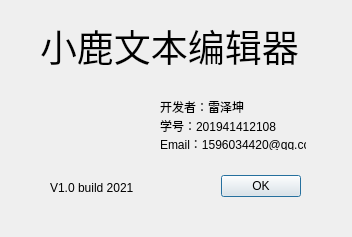
<?xml version="1.0" encoding="UTF-8"?>
<ui version="4.0">
 <class>AboutDialog</class>
 <widget class="QDialog" name="AboutDialog">
  <property name="geometry">
   <rect>
    <x>0</x>
    <y>0</y>
    <width>352</width>
    <height>237</height>
   </rect>
  </property>
  <property name="maximumSize">
   <size>
    <width>352</width>
    <height>237</height>
   </size>
  </property>
  <property name="windowTitle">
   <string>关于</string>
  </property>
  <widget class="QDialogButtonBox" name="buttonBox">
   <property name="geometry">
    <rect>
     <x>-40</x>
     <y>170</y>
     <width>341</width>
     <height>32</height>
    </rect>
   </property>
   <property name="orientation">
    <enum>Qt::Horizontal</enum>
   </property>
   <property name="standardButtons">
    <set>QDialogButtonBox::Ok</set>
   </property>
  </widget>
  <widget class="QLabel" name="label">
   <property name="geometry">
    <rect>
     <x>40</x>
     <y>-10</y>
     <width>281</width>
     <height>111</height>
    </rect>
   </property>
   <property name="font">
    <font>
     <pointsize>28</pointsize>
    </font>
   </property>
   <property name="text">
    <string>小鹿文本编辑器</string>
   </property>
  </widget>
  <widget class="QLabel" name="label_5">
   <property name="geometry">
    <rect>
     <x>40</x>
     <y>80</y>
     <width>81</width>
     <height>91</height>
    </rect>
   </property>
   <property name="styleSheet">
    <string notr="true">border-image: url(:/images/images/border.png);</string>
   </property>
   <property name="text">
    <string/>
   </property>
  </widget>
  <widget class="QLabel" name="label_6">
   <property name="geometry">
    <rect>
     <x>50</x>
     <y>180</y>
     <width>121</width>
     <height>16</height>
    </rect>
   </property>
   <property name="text">
    <string>V1.0 build 2021</string>
   </property>
  </widget>
  <widget class="QWidget" name="layoutWidget">
   <property name="geometry">
    <rect>
     <x>160</x>
     <y>100</y>
     <width>146</width>
     <height>50</height>
    </rect>
   </property>
   <layout class="QVBoxLayout" name="verticalLayout">
    <item>
     <widget class="QLabel" name="label_2">
      <property name="text">
       <string>开发者：雷泽坤</string>
      </property>
     </widget>
    </item>
    <item>
     <widget class="QLabel" name="label_3">
      <property name="text">
       <string>学号：201941412108</string>
      </property>
     </widget>
    </item>
    <item>
     <widget class="QLabel" name="label_4">
      <property name="text">
       <string>Email：1596034420@qq.com</string>
      </property>
     </widget>
    </item>
   </layout>
  </widget>
 </widget>
 <resources/>
 <connections>
  <connection>
   <sender>buttonBox</sender>
   <signal>accepted()</signal>
   <receiver>AboutDialog</receiver>
   <slot>accept()</slot>
   <hints>
    <hint type="sourcelabel">
     <x>248</x>
     <y>254</y>
    </hint>
    <hint type="destinationlabel">
     <x>157</x>
     <y>274</y>
    </hint>
   </hints>
  </connection>
  <connection>
   <sender>buttonBox</sender>
   <signal>rejected()</signal>
   <receiver>AboutDialog</receiver>
   <slot>reject()</slot>
   <hints>
    <hint type="sourcelabel">
     <x>316</x>
     <y>260</y>
    </hint>
    <hint type="destinationlabel">
     <x>286</x>
     <y>274</y>
    </hint>
   </hints>
  </connection>
 </connections>
</ui>
